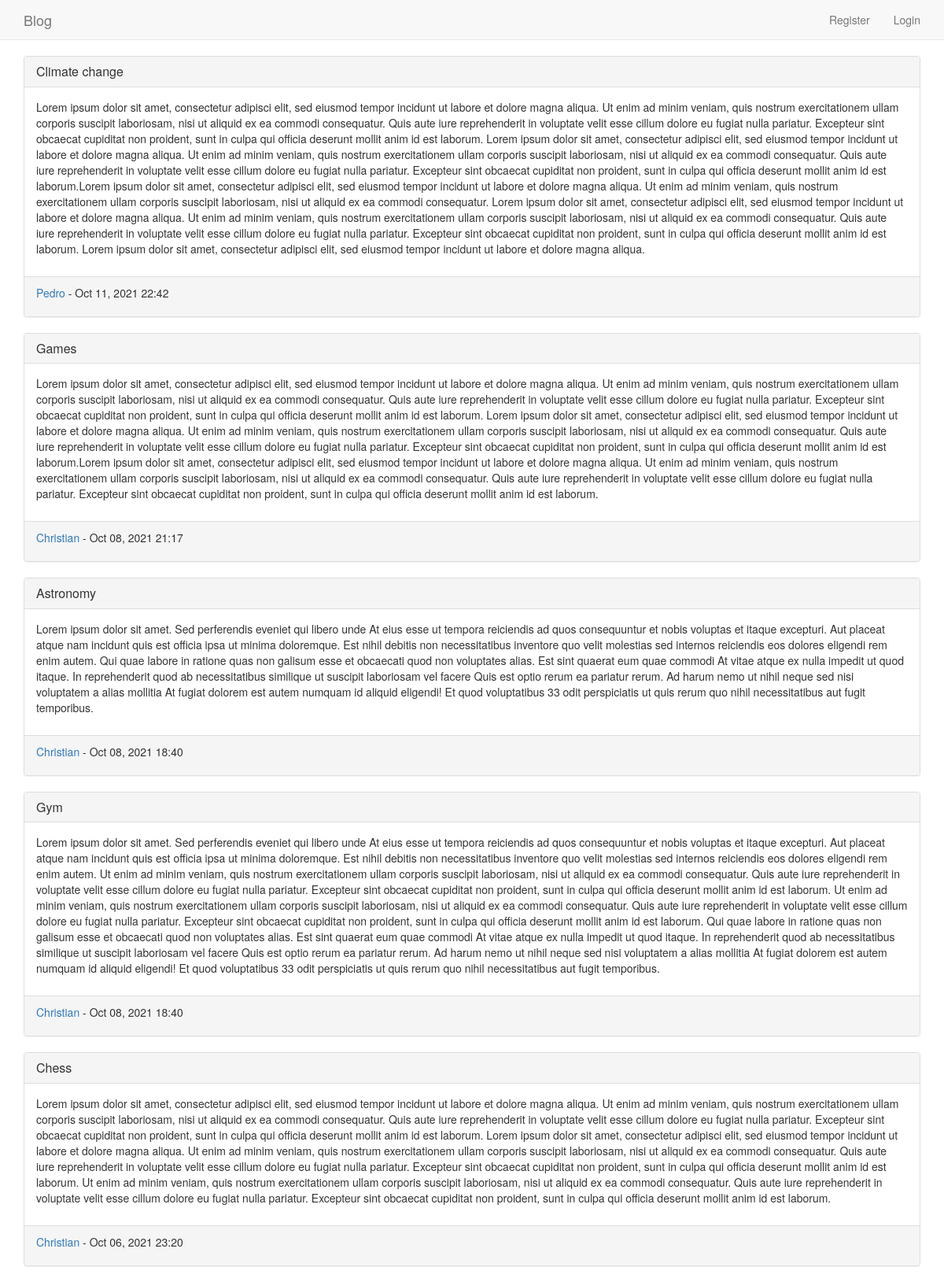
The page / on the database its author committed.
### blog_added/models.py (models this page shows, shortened)
class BlogPost(models.Model):
    title = models.CharField(max_length=250)
    text = models.TextField()
    date_added = models.DateTimeField(auto_now_add=True)
    owner = models.ForeignKey(User, on_delete=CASCADE)
    class Meta:
        verbose_name_plural = 'Blog posts'

### blog_added/views.py (the view)
# urls.py: path('', views.index, name='index'),
def index(request):
    post = BlogPost.objects.order_by('-date_added')
    context = {'posts': post, 'page_name': 'home'}
    return render(request, 'blog_added/index.html', context)

### templates/blog_added/index.html
{% extends 'base.html' %}
{% block content %}
{% if posts %}
    {% for post in posts %}
        <div class="panel panel-default">
            <div class="panel-heading">
                <h3 class="panel-title"><a href="{% url 'read_more' post.id %}">{{ post.title }}</a></h3>
            </div>
            <div class="panel-body">
                <p>{{ post.text }}</p>
            </div>
            <div class="panel-footer">
                <p><a>{{ post.owner }}</a> - {{ post.date_added|date:'M d, Y H:i' }}</p>
            </div>
        </div>
    {% endfor %}
{% else %}
    <p>Nothing yet :( <a href="{% url 'new_post' %}">Be the first one to create a post!</a></p>
{% endif %}
{% endblock content %}

### templates/base.html (shortened to what this page needs)
{% load bootstrap3 %}
<!DOCTYPE html>
<html lang="en">
    <head>
        <link href="https://maxcdn.bootstrapcdn.com/bootstrap/3.3.7/css/bootstrap.min.css" rel="stylesheet">
        {% bootstrap_css %}
    </head>
    <body>
        <header>
            <nav class="navbar navbar-default navbar-static-top">
                <div class="container">
                    <div class="navbar-header">
                        <a class="navbar-brand" href="{% url 'index'%}">
                        Blog</a>
                    </div>
                        <ul class="nav navbar-nav navbar-right">
                            {% if user.is_authenticated %}
                                <li><a href="{% url 'edit_posts' %}">Hello, {{ user.username }}.</a></li>
                                <li><a href="{% url 'logout' %}">Logout</a></li>
                            {% else %}
                                <li><a href="{% url 'register' %}">Register</a></li>
                                <li><a href="{% url 'login' %}">Login</a></li>
                            {% endif %}
                        </ul>
                    </div>
            </nav>
        </header>
        <main>
            <div class="container">
                    {% block content %}
                    {% endblock content %}
            </div>
        </main>
    </body>
</html>

### rows shown on the page
BlogPost: title "Climate change", text "Lorem ipsum dolor sit amet, consectetur adipisci elit, sed eiusmod tempor incidunt ut labore et dolore magna aliqua. Ut enim ad minim veniam, quis nostrum exercitationem ullam corporis suscipit laboriosam, nisi ut aliquid ex ea commodi consequatur. Quis aute iure reprehenderit in voluptate velit esse cillum dolore eu fugiat nulla pariatur. Excepteur sint obcaecat cupiditat non proident, sunt in culpa qui officia deserunt mollit anim id est laborum. Lorem ipsum dolor sit amet, consectetur adipisci elit, sed eiusmod tempor incidunt ut labore et dolore magna aliqua. Ut enim ad minim veniam, quis nostrum exercitationem ullam corporis suscipit laboriosam, nisi ut aliquid ex ea commodi…", owner "Pedro", date_added "Oct 11, 2021 22:42"
BlogPost: title "Games", text "Lorem ipsum dolor sit amet, consectetur adipisci elit, sed eiusmod tempor incidunt ut labore et dolore magna aliqua. Ut enim ad minim veniam, quis nostrum exercitationem ullam corporis suscipit laboriosam, nisi ut aliquid ex ea commodi consequatur. Quis aute iure reprehenderit in voluptate velit esse cillum dolore eu fugiat nulla pariatur. Excepteur sint obcaecat cupiditat non proident, sunt in culpa qui officia deserunt mollit anim id est laborum. Lorem ipsum dolor sit amet, consectetur adipisci elit, sed eiusmod tempor incidunt ut labore et dolore magna aliqua. Ut enim ad minim veniam, quis nostrum exercitationem ullam corporis suscipit laboriosam, nisi ut aliquid ex ea commodi…", owner "Christian", date_added "Oct 08, 2021 21:17"
BlogPost: title "Astronomy", text "Lorem ipsum dolor sit amet. Sed perferendis eveniet qui libero unde At eius esse ut tempora reiciendis ad quos consequuntur et nobis voluptas et itaque excepturi. Aut placeat atque nam incidunt quis est officia ipsa ut minima doloremque. Est nihil debitis non necessitatibus inventore quo velit molestias sed internos reiciendis eos dolores eligendi rem enim autem. Qui quae labore in ratione quas non galisum esse et obcaecati quod non voluptates alias. Est sint quaerat eum quae commodi At vitae atque ex nulla impedit ut quod itaque. In reprehenderit quod ab necessitatibus similique ut suscipit laboriosam vel facere Quis est optio rerum ea pariatur rerum. Ad harum nemo ut nihil neque sed nisi…", owner "Christian", date_added "Oct 08, 2021 18:40"
BlogPost: title "Gym", text "Lorem ipsum dolor sit amet. Sed perferendis eveniet qui libero unde At eius esse ut tempora reiciendis ad quos consequuntur et nobis voluptas et itaque excepturi. Aut placeat atque nam incidunt quis est officia ipsa ut minima doloremque. Est nihil debitis non necessitatibus inventore quo velit molestias sed internos reiciendis eos dolores eligendi rem enim autem. Ut enim ad minim veniam, quis nostrum exercitationem ullam corporis suscipit laboriosam, nisi ut aliquid ex ea commodi consequatur. Quis aute iure reprehenderit in voluptate velit esse cillum dolore eu fugiat nulla pariatur. Excepteur sint obcaecat cupiditat non proident, sunt in culpa qui officia deserunt mollit anim id est…", owner "Christian", date_added "Oct 08, 2021 18:40"
BlogPost: title "Chess", text "Lorem ipsum dolor sit amet, consectetur adipisci elit, sed eiusmod tempor incidunt ut labore et dolore magna aliqua. Ut enim ad minim veniam, quis nostrum exercitationem ullam corporis suscipit laboriosam, nisi ut aliquid ex ea commodi consequatur. Quis aute iure reprehenderit in voluptate velit esse cillum dolore eu fugiat nulla pariatur. Excepteur sint obcaecat cupiditat non proident, sunt in culpa qui officia deserunt mollit anim id est laborum. Lorem ipsum dolor sit amet, consectetur adipisci elit, sed eiusmod tempor incidunt ut labore et dolore magna aliqua. Ut enim ad minim veniam, quis nostrum exercitationem ullam corporis suscipit laboriosam, nisi ut aliquid ex ea commodi…", owner "Christian", date_added "Oct 06, 2021 23:20"
